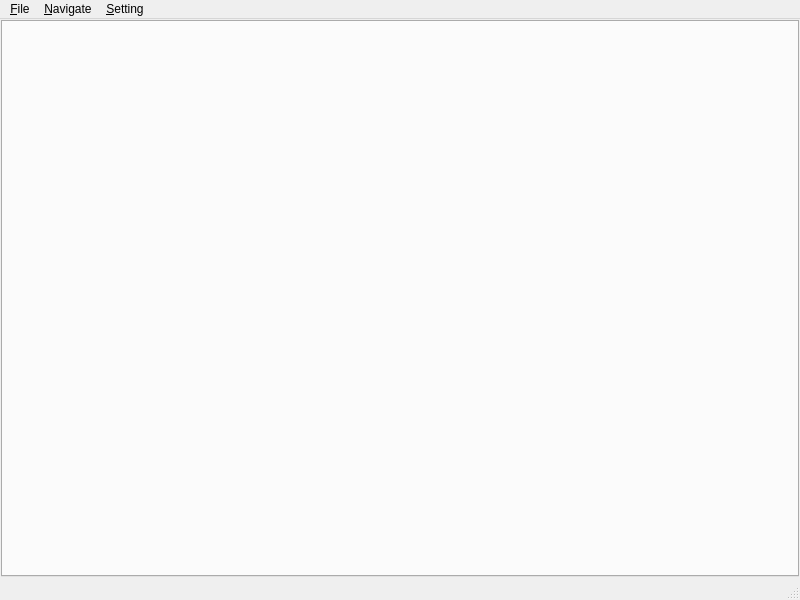
<?xml version="1.0" encoding="UTF-8"?>
<ui version="4.0">
 <class>SBrowserMainWindow</class>
 <widget class="QMainWindow" name="SBrowserMainWindow">
  <property name="geometry">
   <rect>
    <x>0</x>
    <y>0</y>
    <width>800</width>
    <height>600</height>
   </rect>
  </property>
  <property name="windowTitle">
   <string>StupidBeauty Browser</string>
  </property>
  <widget class="QWidget" name="centralwidget">
   <layout class="QVBoxLayout" name="verticalLayout">
    <item>
     <widget class="QTabWidget" name="pgstabWidget"/>
    </item>
   </layout>
  </widget>
  <widget class="QMenuBar" name="menubar">
   <property name="geometry">
    <rect>
     <x>0</x>
     <y>0</y>
     <width>800</width>
     <height>23</height>
    </rect>
   </property>
   <widget class="QMenu" name="menu_File">
    <property name="title">
     <string>&amp;File</string>
    </property>
    <addaction name="action_Quit"/>
   </widget>
   <widget class="QMenu" name="menu_Navigate">
    <property name="title">
     <string>&amp;Navigate</string>
    </property>
   </widget>
   <widget class="QMenu" name="menu_Setting">
    <property name="title">
     <string>&amp;Setting</string>
    </property>
   </widget>
   <addaction name="menu_File"/>
   <addaction name="menu_Navigate"/>
   <addaction name="menu_Setting"/>
  </widget>
  <widget class="QStatusBar" name="statusbar"/>
  <action name="action_Quit">
   <property name="text">
    <string>&amp;Quit</string>
   </property>
   <property name="shortcut">
    <string>Ctrl+Q</string>
   </property>
  </action>
 </widget>
 <layoutdefault spacing="1" margin="1"/>
 <resources/>
 <connections>
  <connection>
   <sender>action_Quit</sender>
   <signal>triggered()</signal>
   <receiver>SBrowserMainWindow</receiver>
   <slot>close()</slot>
   <hints>
    <hint type="sourcelabel">
     <x>-1</x>
     <y>-1</y>
    </hint>
    <hint type="destinationlabel">
     <x>399</x>
     <y>299</y>
    </hint>
   </hints>
  </connection>
 </connections>
</ui>
